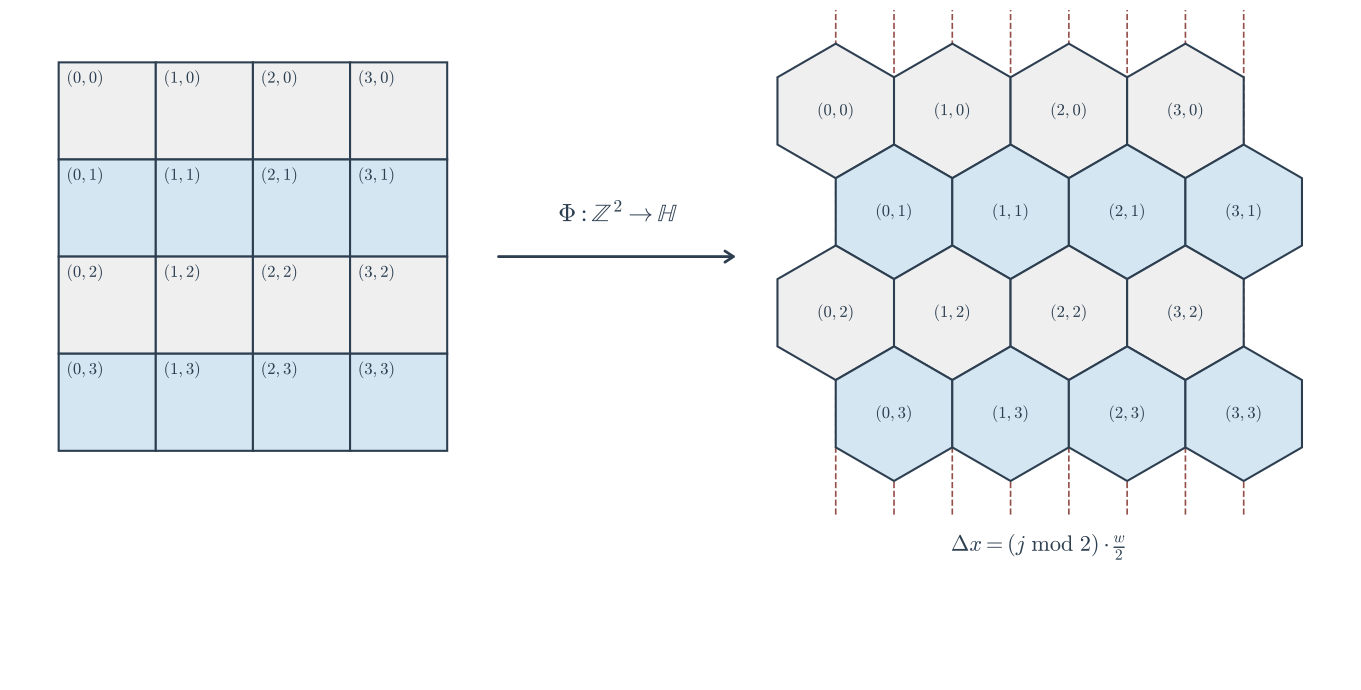

Generate this figure with Python:
import matplotlib.pyplot as plt
import matplotlib.patches as patches
import numpy as np
import os

# Configurar fuente Times New Roman y matemáticas
plt.rcParams['font.family'] = 'serif'
plt.rcParams['font.serif'] = ['Times New Roman']
plt.rcParams['mathtext.fontset'] = 'cm'

fig, ax = plt.subplots(figsize=(14, 7))
ax.set_aspect('equal')
ax.axis('off')

# Paleta de colores solicitada
color_line = '#2C3E50'
color_fill_even = '#EFEFEF'
color_fill_odd = '#D4E6F1'
color_dashed = '#7B241C'

# --- 1. Lado Izquierdo: Matriz de Memoria ---
grid_size = 4
cell_w = 1.0
start_x_left = 0.0
start_y_left = 0.0

# Dibujamos la matriz de arriba hacia abajo (j=0 arriba, j=3 abajo)
for j in range(grid_size):
    for i in range(grid_size):
        # Resaltamos las filas impares
        fill_color = color_fill_odd if j % 2 != 0 else color_fill_even
        
        # x aumenta hacia la derecha, y disminuye hacia abajo
        x_rect = start_x_left + i * cell_w
        y_rect = start_y_left + (grid_size - 1 - j) * cell_w
        
        rect = patches.Rectangle((x_rect, y_rect), cell_w, cell_w, 
                                 linewidth=1.5, edgecolor=color_line, 
                                 facecolor=fill_color, zorder=2)
        ax.add_patch(rect)
        
        # Etiqueta (i, j) en la esquina superior izquierda
        ax.text(x_rect + 0.08, y_rect + cell_w - 0.08, f'$({i},{j})$', 
                ha='left', va='top', fontsize=12, color=color_line)

# --- 2. Flecha de Transformación Isomórfica ---
arrow_x_start = start_x_left + grid_size * cell_w + 0.5
arrow_x_end = arrow_x_start + 2.5
arrow_y = start_y_left + (grid_size * cell_w) / 2.0

ax.annotate('', xy=(arrow_x_end, arrow_y), xytext=(arrow_x_start, arrow_y),
            arrowprops=dict(arrowstyle="->,head_width=0.4,head_length=0.6", 
                            color=color_line, lw=2))

# Etiqueta de la transformación
ax.text((arrow_x_start + arrow_x_end) / 2, arrow_y + 0.3, r'$\Phi: \mathbb{Z}^2 \to \mathbb{H}$', 
        ha='center', va='bottom', fontsize=18, color=color_line)

# --- 3. Lado Derecho: Mapeo Hexagonal odd-r ---
hex_w = 1.2
hex_size = hex_w / np.sqrt(3)  # Lado del hexágono
hex_v_dist = 1.5 * hex_size    # Distancia vertical entre filas
start_x_right = arrow_x_end + 1.0

# Alinear la fila superior (j=0) con la de la matriz ortogonal
center_y_top = start_y_left + grid_size * cell_w - cell_w / 2.0

centers_x_even = []
centers_x_odd = []

for j in range(grid_size):
    for i in range(grid_size):
        fill_color = color_fill_odd if j % 2 != 0 else color_fill_even
        
        # Lógica de desplazamiento odd-r
        offset_x = (hex_w / 2.0) if j % 2 != 0 else 0.0
        cx = start_x_right + i * hex_w + offset_x
        cy = center_y_top - j * hex_v_dist
        
        # Guardar centros de j=0 y j=1 para las líneas de desalineamiento
        if j == 0:
            centers_x_even.append(cx)
        elif j == 1:
            centers_x_odd.append(cx)
            
        # Vértices del hexágono 'pointy-topped'
        angles_deg = [60 * k - 30 for k in range(6)]
        angles_rad = np.deg2rad(angles_deg)
        vertices = np.column_stack((cx + hex_size * np.cos(angles_rad), 
                                    cy + hex_size * np.sin(angles_rad)))
        
        hex_patch = patches.Polygon(vertices, closed=True, linewidth=1.5, 
                                    edgecolor=color_line, facecolor=fill_color, zorder=2)
        ax.add_patch(hex_patch)
        
        # Etiqueta central (i, j)
        ax.text(cx, cy, f'$({i},{j})$', ha='center', va='center', 
                fontsize=12, color=color_line)

# --- 4. Anotaciones y Formalismo ---
y_min_line = center_y_top - (grid_size - 1) * hex_v_dist - hex_size * 1.5
y_max_line = center_y_top + hex_size * 1.5

# Líneas punteadas verticales
for cx in centers_x_even:
    ax.plot([cx, cx], [y_min_line, y_max_line], linestyle='--', 
            color=color_dashed, linewidth=1.2, alpha=0.8, zorder=1)
for cx in centers_x_odd:
    ax.plot([cx, cx], [y_min_line, y_max_line], linestyle='--', 
            color=color_dashed, linewidth=1.2, alpha=0.8, zorder=1)

# Anotación matemática en la parte inferior
eq_x = start_x_right + (grid_size * hex_w) / 2.0 - hex_w / 4.0
eq_y = y_min_line - 0.2
ax.text(eq_x, eq_y, r'$\Delta x = (j\ \text{mod}\ 2) \cdot \frac{w}{2}$', 
        ha='center', va='top', fontsize=16, color=color_line)

# Configurar los límites del lienzo
ax.set_xlim(start_x_left - 0.5, start_x_right + grid_size * hex_w + 0.5)
ax.set_ylim(eq_y - 1.5, center_y_top + hex_size * 1.5)

plt.tight_layout()

# Guardar la figura
output_filename = "mapeo_compensado_oddr.pdf"
output_path = os.path.join(os.path.dirname(os.path.abspath(__file__)), output_filename)
plt.savefig(output_path, format='pdf', bbox_inches='tight', dpi=300)
print(f"Figura teórica generada y guardada en: {output_path}")
